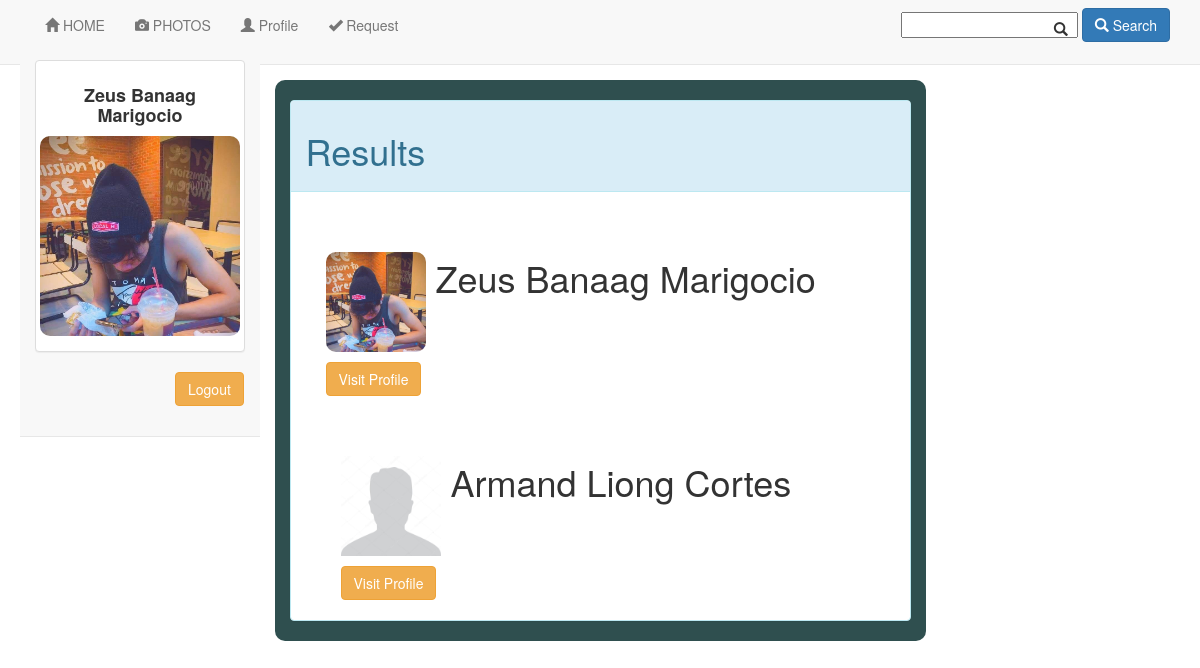
Screenshot of /search.php (signed in) with the database file from the repository.
### tables this page shows
CREATE TABLE `users` (
  `user_id` int(11) NOT NULL,
  `email` varchar(65) NOT NULL,
  `username` varchar(65) NOT NULL,
  `password` varchar(65) NOT NULL,
  `Firstname` varchar(65) NOT NULL,
  `Middlename` varchar(65) NOT NULL,
  `Lastname` varchar(65) NOT NULL,
  `Gender` varchar(65) NOT NULL,
  `Photo` varchar(65) NOT NULL
);

### perfect_function.php (called while the page is built, shortened)
<?php
function getConnection()
{
	$servername = "localhost";
	$username = "root";
	$password = "";
	$dbname = "socialmedia";
	$conn = new mysqli($servername, $username, $password, $dbname);
	return $conn;
}
function custom_query($mysql_query)
{
	$conn = getConnection();
	$sql = $mysql_query;
	$result = $conn->query($sql);
	return $result;
}
?>

### search.php (the view, shortened to what this page needs)
<?php
    include "header4.php";
    if (isset($_SESSION['id'])){
        $id = $_SESSION['id'];
    }else{
        header("location:index.php");
    }
    $query = "Select Firstname, Photo, Middlename, Lastname from users where user_id = '$id'";
    $custom = custom_query($query);
    foreach($custom as $key => $row){
        $photo = $row['Photo'];
        $Firstname = $row['Firstname'];
        $Middlename = $row['Middlename'];
        $Lastname = $row['Lastname'];
    }
?>
<div class = "container" style="margin:0 auto;width:80%;">
	<div class="navbar navbar navbar-default navbar-fixed-top container" style = "width:20%;margin:60px 0 0 20px;" >
			<div class="panel panel-default">
				<div class="panel-body">
					<div class="row">
						<div class="col-xs-12">
							<h4 align=center>
								<b><?=$Firstname. " ". $Middlename. " ". $Lastname?> </b>
							</h4>
						</div>
                        <div align="center">
                            <?php
                                if ($photo!=""){
                            ?>
                                <img src="user_pics/<?=$photo?>" width = "200" height="200" style="border-radius:10px;">
                                <br>
                            <?php } else{ ?>
                                <img src="user_pics/default.jpg" width = "200" height="200" style="border-radius:10px;">
                            <?php
                            }
                            ?>
                        </div>
					</div>
				</div>
			</div>
            <a href="logout.php" class="btn btn-warning" style="margin: 0px 0px 0px 140px;">Logout</a>
            <p> <br> </p>
	</div>
    <div class="container" style = "width:70%;margin:60px auto 0 auto;border-radius:10px;background-color:#2F4F4F" >
        <br>
        <div class="panel panel-info">
			<div class="panel-heading">
				<div class="media">
					<h1>Results</h1>
                </div>
            </div>
        <br>
            <?php
            $search = $_POST['search'];
            $searchquery = "Select * from users where Firstname like '%$search%' or Middlename like '%$search%' or Lastname like '%$search%' and user_id != '$id'";
            $customsearch = custom_query($searchquery);
            foreach ($customsearch as $key =>$row){
                $friend_id = $row['user_id'];
                $photo = $row['Photo'];
                $Fullname = $row['Firstname']." ".$row['Middlename']." ".$row['Lastname'];
            ?>
             <div class="container-fluid">
                <div class="card" style= "margin-left:0px;padding:20px;background-color:white;">
                <h1><?php if ($photo != ""){ echo '<img src="user_pics/'.$photo.'" style="width:100px;height:100px;vertical-align: text-top;border-radius:10px;">';}
                 else{ echo '<img src="user_pics/default.jpg"style="width:100px;vertical-align: text-top;">';} ?>
                 <?=$Fullname?> </h1>
                  <?php
                  if ($friend_id == $id){
                    echo '<a href="profile.php" class="btn btn-warning">Visit Profile</a>';
                  }else{
                    echo ' <a href="profile_friend.php?id='.$friend_id.'" class="btn btn-warning">Visit Profile</a>';
                  }
                  ?>
            </div>
            <?php }?>
        </div>
    </div>
</div>

### rows the page displays
users: Firstname "Zeus", Middlename "Banaag", Lastname "Marigocio", Photo (picture), Fullname "Zeus Banaag Marigocio", shows "Visit Profile"
users: Fullname "Armand Liong Cortes"
